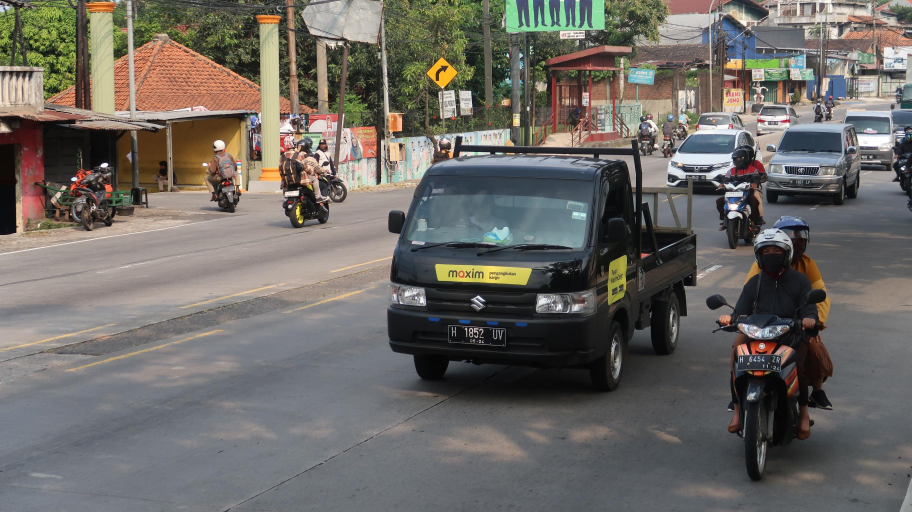
#> input picture test.jpg, 2736 x 1536 px (shown at 1/3 size)
$ python visualize_json.py
#> lines starting #> are read from the running program, lines starting #| are printed output that depends on the picture
import os
import sys
import json
import cv2
import numpy as np

def detect_coordinate_type(coords, img_w, img_h):
    """
    Detects if coordinates are normalized (0-1), GPT-4o style (0-1000), or absolute pixel coordinates.
    Returns: (scale_x, scale_y) to convert coordinates to pixel values.
    """
    max_val = max(coords)
    # If all values are <= 1.0, they are likely normalized 0-1
    if max_val <= 1.01:
        return img_w, img_h
    # If values are up to 1000, they are likely normalized 0-1000 (ChatGPT vision format)
    elif max_val <= 1005:
        return img_w / 1000.0, img_h / 1000.0
    # Otherwise, assume absolute pixel coordinates
    return 1.0, 1.0

def main():
    json_path = "outputcgpt.txt"
    image_path = "test.jpg"
    output_path = "visualized_output.jpg"

    print("=" * 60)
    print("ChatGPT JSON Annotation Visualizer & Integrity Tester")
    print("=" * 60)

    # 1. Check if files exist
    if not os.path.exists(json_path):
        print(f"[-] Error: JSON file '{json_path}' not found.")
        return

    # Check file size
    if os.path.getsize(json_path) == 0:
        print(f"[-] Error: File '{json_path}' is empty (0 bytes).")
        print("    Please make sure you have saved the file in your editor (Ctrl+S / Cmd+S).")
        return

    # 2. Try to parse JSON and check for corruption
    try:
        with open(json_path, 'r', encoding='utf-8') as f:
#> (reads outputcgpt.txt from the repository)
            content = f.read().strip()
            # Handle possible markdown code block wrappers in raw txt
            if content.startswith("```json"):
                content = content.replace("```json", "", 1)
            if content.endswith("```"):
                content = content[:-3]
            content = content.strip()

            data = json.loads(content)
        print("[+] JSON parsing: SUCCESS (Not corrupt).")
    except json.JSONDecodeError as e:
        print(f"[-] JSON parsing: FAILED (CORRUPTED or MALFORMED JSON).")
        print(f"    Error details: {e}")
        return
    except Exception as e:
        print(f"[-] Unexpected error reading JSON file: {e}")
        return

    # 3. Check if image exists
    if not os.path.exists(image_path):
        print(f"[-] Error: Image '{image_path}' not found in the current directory.")
        return

    img = cv2.imread(image_path)
#> img is the input picture: shape (1536, 2736, 3); mean B, G, R 100.4, 105.3, 108.8
    if img is None:
        print(f"[-] Error: Failed to load image '{image_path}'. Image file might be corrupt.")
        return

    img_h, img_w, _ = img.shape
#> img_h = 1536; img_w = 2736
    print(f"[+] Loaded image '{image_path}' with dimensions: {img_w}x{img_h}")
#| [+] Loaded image 'test.jpg' with dimensions: 2736x1536

    # 4. Search and parse annotations from the JSON data
    # Standardize structure into a list of items
    items = []
    if isinstance(data, list):
        items = data
    elif isinstance(data, dict):
        # Look for typical list fields in dict
        for key in ["annotations", "objects", "predictions", "detections", "boxes", "items"]:
            if key in data and isinstance(data[key], list):
                items = data[key]
                print(f"[i] Found annotation list under key: '{key}'")
                break
        if not items:
            # If it's a dict but no list key matches, wrap it or look inside
            items = [data]

    print(f"[+] Found {len(items)} potential annotation entries.")

    # We will collect unique classes
    detected_classes = set()
    valid_annotations = 0

    # Draw boxes
    for idx, item in enumerate(items):
        if not isinstance(item, dict):
            continue

        # Try to find class/label name
        label = None
        for label_key in ["label", "class", "category", "name", "class_name", "type"]:
            if label_key in item:
                label = str(item[label_key])
                detected_classes.add(label)
                break

        if label is None:
            label = f"object_{idx}"

        # Try to find bounding box or polygon
        box = None
        box_format = None # ymin_xmin_ymax_xmax, xmin_ymin_xmax_ymax, xmin_ymin_w_h

        # Format 1: box_2d or bbox
        for box_key in ["box_2d", "bbox", "box", "bounding_box"]:
            if box_key in item and isinstance(item[box_key], list):
                box = item[box_key]
                box_format = box_key
                break

        # Draw logic
        if box and len(box) == 4:
            # Detect box coordinate scale type (normalized vs absolute)
            scale_x, scale_y = detect_coordinate_type(box, img_w, img_h)

            # Identify coordinate order:
            # ChatGPT box_2d is typically [ymin, xmin, ymax, xmax] (normalized 0-1000)
            # Other tools use [xmin, ymin, xmax, ymax] or [xmin, ymin, width, height]
            if box_format == "box_2d" or (len(box) == 4 and box[0] > box[1] and box[2] > box[3] and max(box) <= 1000):
                # Standard box_2d [ymin, xmin, ymax, xmax]
                ymin, xmin, ymax, xmax = box
                x1, y1 = int(xmin * scale_x), int(ymin * scale_y)
                x2, y2 = int(xmax * scale_x), int(ymax * scale_y)
            else:
                # Assume xmin, ymin, xmax, ymax or check if it's width/height
                v1, v2, v3, v4 = box
                x1, y1 = int(v1 * scale_x), int(v2 * scale_y)
                x2, y2 = int(v3 * scale_x), int(v4 * scale_y)

                # Check if it looks like [x, y, w, h] (i.e. x2 < x1 or y2 < y1)
                if x2 < x1 or y2 < y1:
                    x2 = x1 + x2
                    y2 = y1 + y2

            # Ensure coordinates are within image boundaries
            x1, x2 = max(0, min(x1, img_w)), max(0, min(x2, img_w))
            y1, y2 = max(0, min(y1, img_h)), max(0, min(y2, img_h))

            # Draw rectangle
            color = (0, 255, 0) # Green for annotations
            cv2.rectangle(img, (x1, y1), (x2, y2), color, 3)

            # Put label
            font = cv2.FONT_HERSHEY_SIMPLEX
            font_scale = 0.8
            thickness = 2
            text_size = cv2.getTextSize(label, font, font_scale, thickness)[0]

            # Draw label background
            cv2.rectangle(img, (x1, y1 - text_size[1] - 10), (x1 + text_size[0], y1), color, -1)
            cv2.putText(img, label, (x1, y1 - 5), font, font_scale, (0, 0, 0), thickness, cv2.LINE_AA)

            valid_annotations += 1
            print(f"  - Annotated: '{label}' at [{x1}, {y1}, {x2}, {y2}]")

        # Format 2: Polygons / points
        elif "points" in item and isinstance(item["points"], list):
            pts = item["points"]
            scale_x, scale_y = detect_coordinate_type([coord for pt in pts for coord in pt], img_w, img_h)
            pixel_pts = []
            for pt in pts:
                if isinstance(pt, list) and len(pt) == 2:
                    pixel_pts.append([int(pt[0] * scale_x), int(pt[1] * scale_y)])

            if len(pixel_pts) >= 3:
                pts_arr = np.array(pixel_pts, dtype=np.int32)
                pts_arr = pts_arr.reshape((-1, 1, 2))
                cv2.polylines(img, [pts_arr], True, (255, 0, 0), 3) # Blue for polygons

                # Draw label near first point
                x1, y1 = pixel_pts[0]
                cv2.putText(img, label, (x1, y1 - 5), cv2.FONT_HERSHEY_SIMPLEX, 0.8, (255, 0, 0), 2, cv2.LINE_AA)
                valid_annotations += 1
                print(f"  - Polygon Annotated: '{label}' with {len(pixel_pts)} points starting at [{x1}, {y1}]")
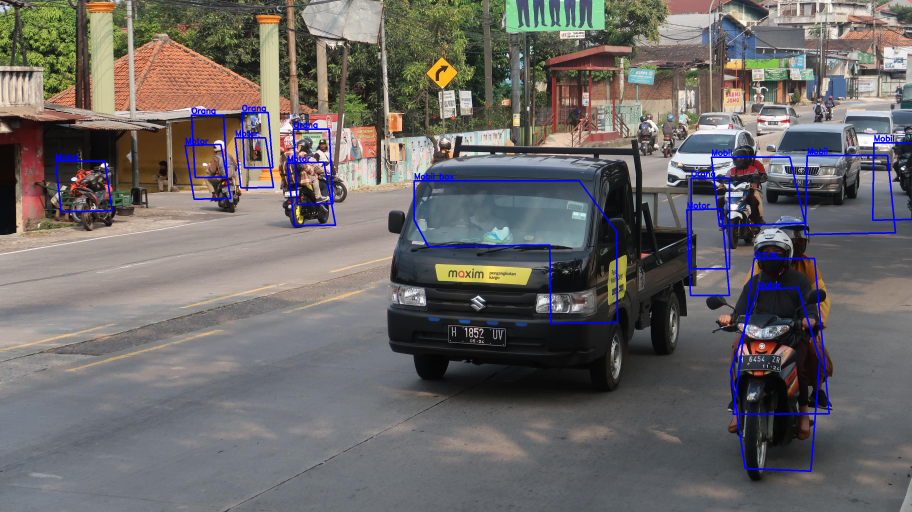
#> img: shape (1536, 2736, 3) (shown at 1/3 size); mean B, G, R 103.3, 103.7, 107.1
#> after the loop, detected_classes = 4 items; valid_annotations = 15

    print(f"\n[+] Detected Classes: {sorted(list(detected_classes))}")
#| [+] Detected Classes: ['Mobil', 'Mobil box', 'Motor', 'Orang']
    print(f"[+] Total successfully visualized annotations: {valid_annotations}")
#| [+] Total successfully visualized annotations: 15

    # 5. Save the output image
    cv2.imwrite(output_path, img)
    print(f"[+] Saved visualization image to: '{output_path}'")

    # 6. Try to display if window system is available
    try:
        # Resize for display convenience
        display_h, display_w = img.shape[:2]
#> display_h = 1536; display_w = 2736
        max_disp_w, max_disp_h = 1280, 720
        scale = min(max_disp_w / display_w, max_disp_h / display_h)
#> scale = 0.468
        if scale < 1.0:
            display_img = cv2.resize(img, (int(display_w * scale), int(display_h * scale)))
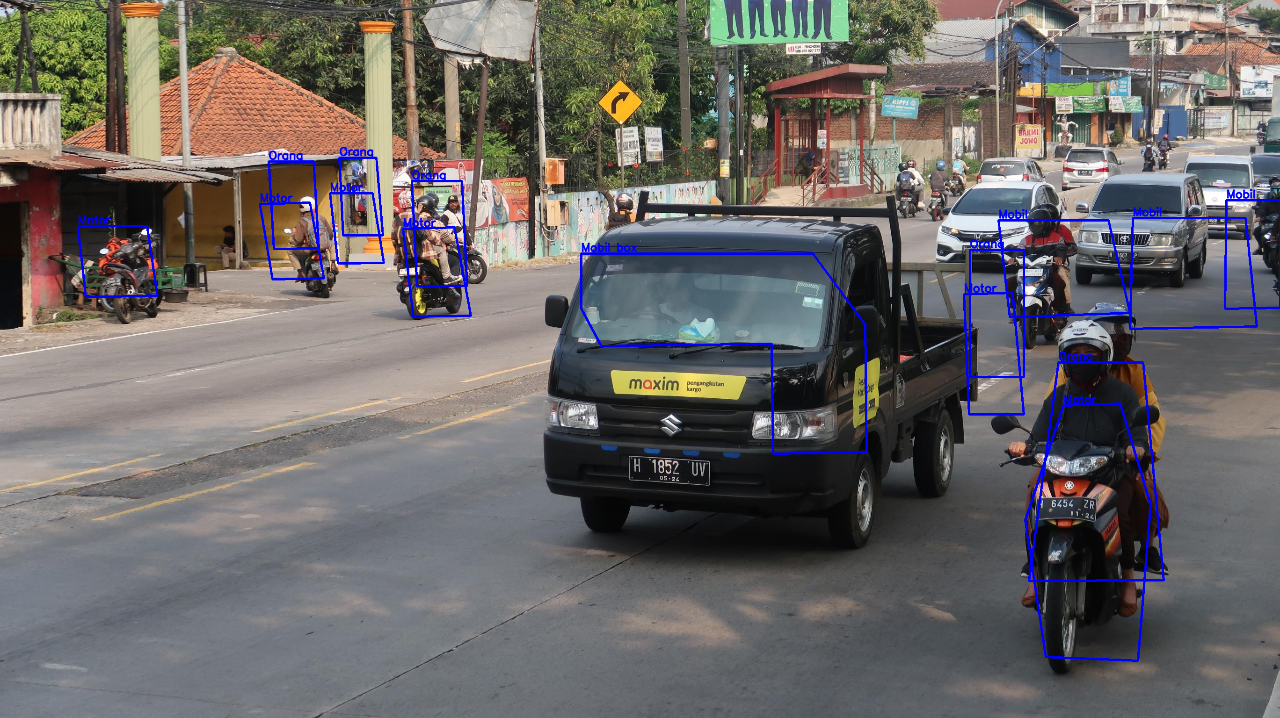
#> display_img: shape (718, 1280, 3); mean B, G, R 103.1, 103.6, 107
        else:
            display_img = img

        cv2.imshow("ChatGPT Annotation Visualization", display_img)
        print("[i] OpenCV window opened. Press any key in the window to close...")
        cv2.waitKey(0)
        cv2.destroyAllWindows()
    except Exception as e:
        print("[i] Note: Could not open OpenCV display window (likely running in a headless or non-interactive environment). Saved output file can still be viewed.")

if __name__ == "__main__":
    main()
